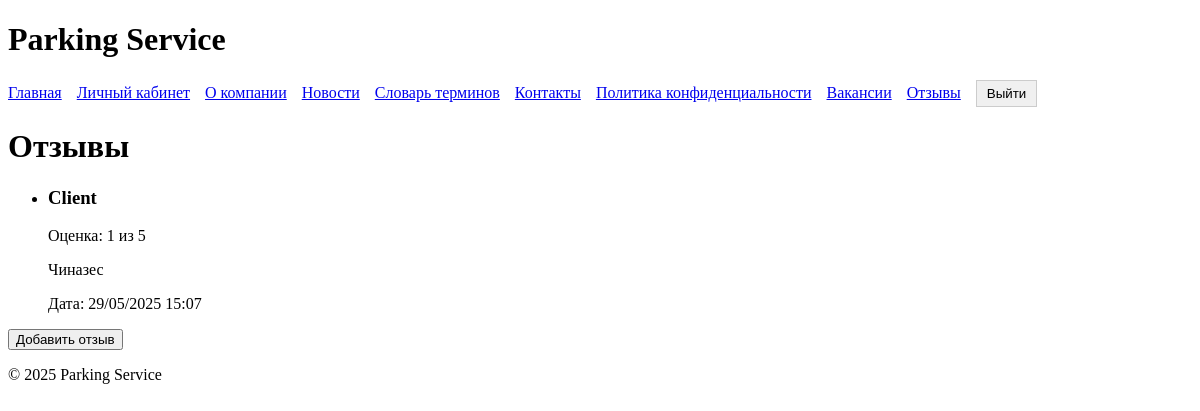
Screenshot of /reviews/ (signed in) with the database file from the repository.
### parking/models.py (models this page shows, shortened)
class Review(models.Model):
    user = models.ForeignKey(User, on_delete=models.CASCADE)
    rating = models.IntegerField(choices=[(i, i) for i in range(1, 6)])
    text = models.TextField()
    created_at = models.DateTimeField(default=timezone.now)

### parking/views.py (the view, shortened to what this page needs)
# urls.py: path('reviews/', reviews, name='reviews'),
@login_required
@user_passes_test(is_client_or_admin)
def reviews(request):
    if not is_client_or_admin(request.user):
        logger.warning(f"User {request.user.username} failed client_or_admin check in reviews")
        return redirect('home')
    logger.debug(f"Accessing reviews, user: {request.user.username}, is_superuser: {request.user.is_superuser}")
    if is_admin(request.user):
        reviews = Review.objects.all().order_by('-created_at')
    else:
        reviews = Review.objects.filter(user=request.user).order_by('-created_at')
    return render(request, 'parking/reviews.html', {
        'reviews': reviews,
        'is_admin': is_admin(request.user),
        'is_client': is_client(request.user),
        'is_employee': is_employee(request.user),
    })

### parking/views.py (called while the page is built)
def is_admin(user):
    logger.debug(f"Checking is_admin for user {user.username if user.is_authenticated else 'Anonymous'}, is_superuser: {user.is_superuser if user.is_authenticated else 'N/A'}")
    return user.is_authenticated and user.is_superuser

def is_employee(user):
    logger.debug(f"Checking is_employee for user {user.username if user.is_authenticated else 'Anonymous'}, in Employee group: {user.groups.filter(name='Employee').exists() if user.is_authenticated else 'N/A'}")
    return user.is_authenticated and user.groups.filter(name='Employee').exists()

def is_client(user):
    logger.debug(f"Checking is_client for user {user.username if user.is_authenticated else 'Anonymous'}, in Client group: {user.groups.filter(name='Client').exists() if user.is_authenticated else 'N/A'}")
    return user.is_authenticated and user.groups.filter(name='Client').exists()

def is_client_or_admin(user):
    return is_client(user) or is_admin(user)

### parking/templates/parking/reviews.html (shortened to what this page needs)
{% extends 'parking/base.html' %}
{% block content %}
<h1>Отзывы</h1>
<ul>
{% for review in reviews %}
    <li>
        <h3>{{ review.user.username }}</h3>
        <p>Оценка: {{ review.rating }} из 5</p>
        <p>{{ review.text }}</p>
        <p>Дата: {{ review.created_at|date:"d/m/Y H:i" }}</p>
    </li>
{% empty %}
    <li>Нет отзывов.</li>
{% endfor %}
</ul>
{% if is_client %}
    <button onclick="document.getElementById('reviewForm').style.display='block'">Добавить отзыв</button>
{% else %}
    {% if not user.is_authenticated %}
        <p>Пожалуйста, <a href="{% url 'login' %}">войдите</a> или <a href="{% url 'signup' %}">зарегистрируйтесь</a>, чтобы оставить отзыв.</p>
    {% elif is_admin %}
        <p>Администраторы могут просматривать отзывы, но не добавлять их.</p>
    {% endif %}
{% endif %}
{% endblock %}

### rows the page displays
Review: user.username "Client", rating "1", text "Чиназес", created_at "29/05/2025 15:07"
